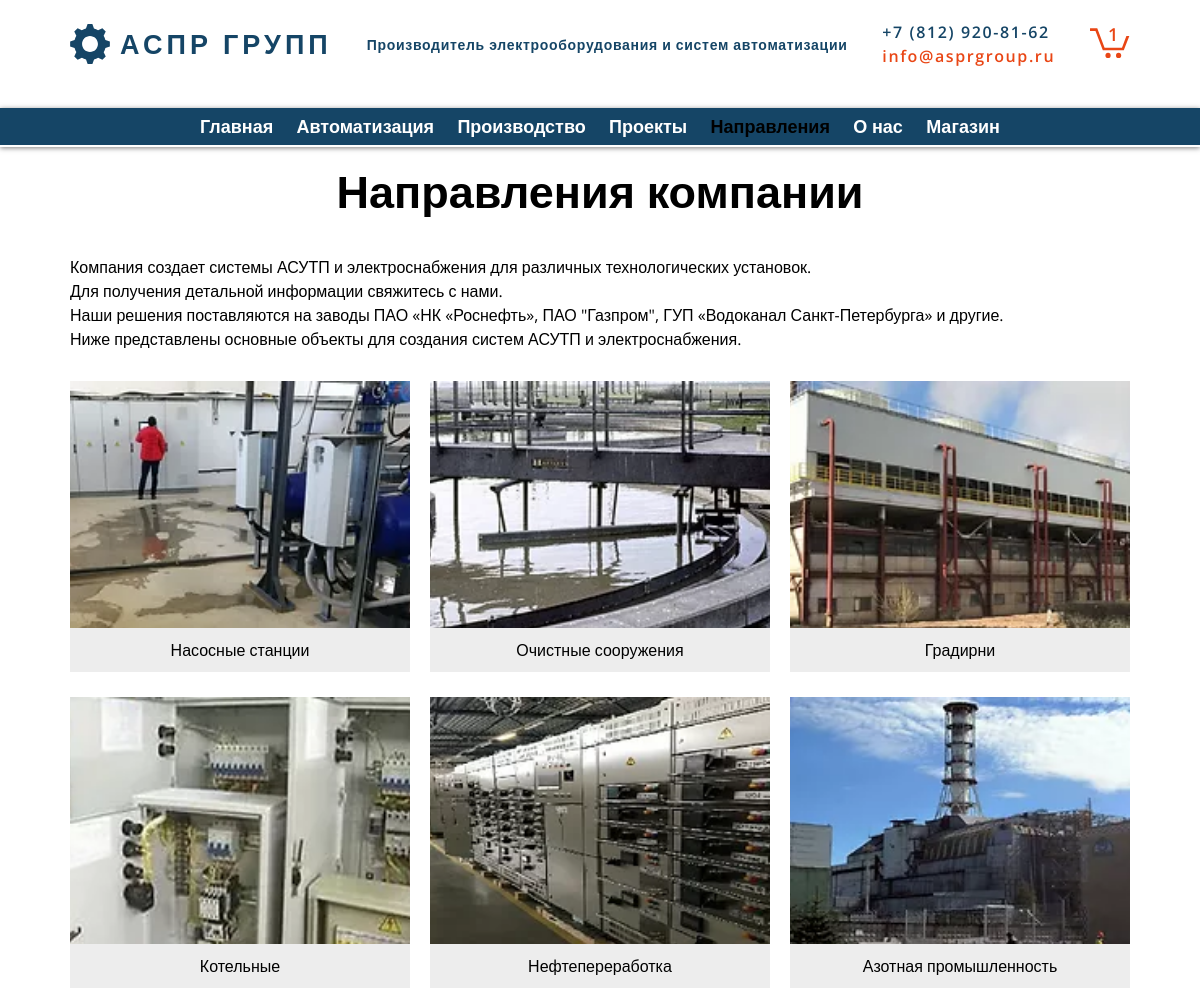
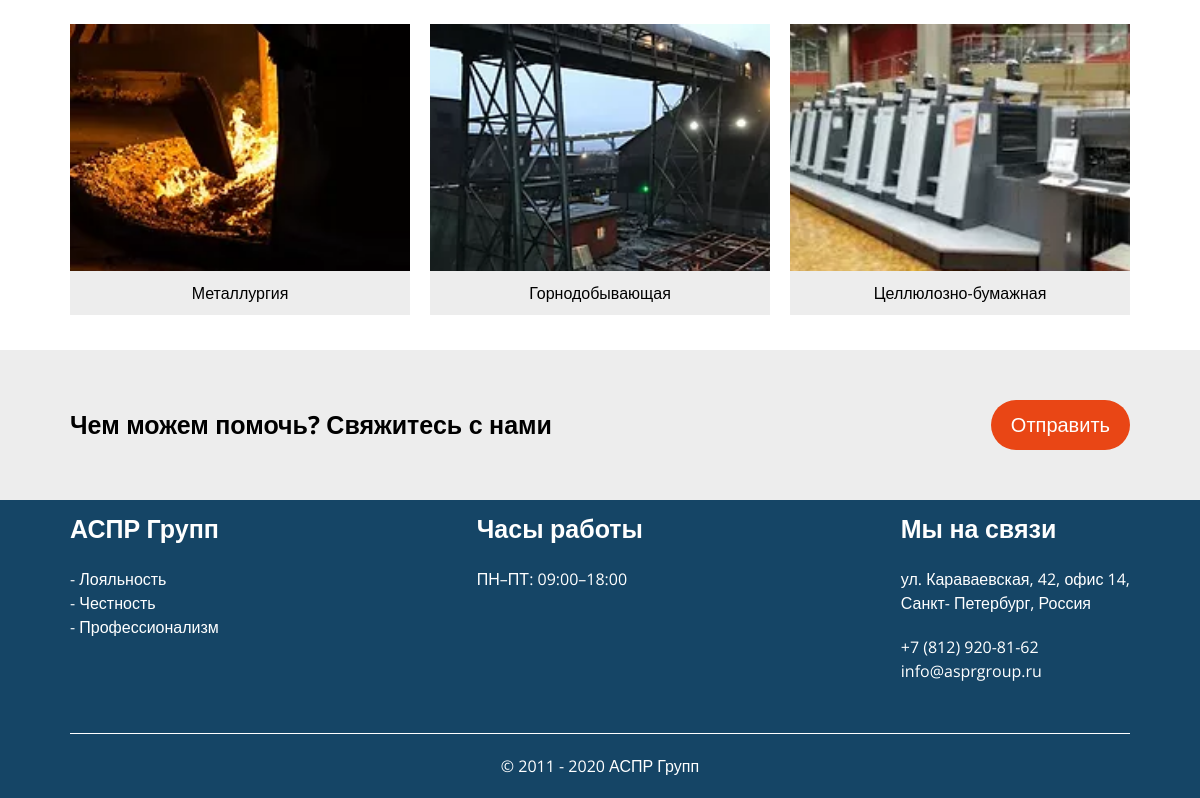
/napravleniya, run on the app's committed database (2 pictures, top to bottom).
### staticPages/models.py (models this page shows, shortened)
class WorkTypePage(models.Model):
    page_title = models.CharField('Заголовок страницы (Тег Titlе)', max_length=255,
                                  default='АСПР Групп | Санкт-Петербург | Промышленная автоматизация')
    page_description = models.TextField('Описание страницы (Тег Description)', blank=True, null=True)
    title = models.CharField('заголовок (H1)', max_length=255, default='Направления компании')
    text = models.TextField('Описание ', default='Компания создает системы АСУТП и электроснабжения для различных технологических установок.<br>'
                                                 'Для получения детальной информации свяжитесь с нами.<br>'
                                                 'Наши решения поставляются на заводы ПАО «НК «Роснефть», ПАО "Газпром", ГУП «Водоканал Санкт-Петербурга» и другие.<br>'
                                                 'Ниже представлены основные объекты для создания систем АСУТП и электроснабжения.')
    class Meta:
        verbose_name = "Страница направления"
        verbose_name_plural = "Страница направления"

class WorkType(models.Model):
    page = models.ForeignKey(WorkTypePage, on_delete=models.SET_NULL, blank=True, null=True, related_name='wortypes')
    image = models.ImageField('Картинка', upload_to='projects/', blank=True, null=True)
    name = models.CharField('Название ', max_length=255, blank=True,null=True)
    class Meta:
        verbose_name = "Направление"
        verbose_name_plural = "Направления"

### staticPages/views.py (the view)
# urls.py: path('napravleniya', views.napravleniya, name='napravleniya'),
def napravleniya(request):
    nap = True
    page_title = 'АСПР Групп | Направления'
    page_description = 'АСПР Групп | Санкт-Петербург | Промышленная автоматизация'
    content = WorkTypePage.objects.all().first()
    return render(request, 'pages/worktype.html', locals())

### templates/pages/worktype.html (shortened to what this page needs)
{% extends 'basic.html' %}
{% load static %}
{% block content %}
    <section>
        <div class="container">
            <h1 class="section-header">{{ content.title }}</h1>
            <p style="margin-bottom: 30px">{{ content.text |safe }}</p>
            <div style="margin-bottom: 70px" class="work-types">
                {% for item in  content.wortypes.all %}
             <div class="work-types-item">
                        <img src="{{ item.image.url }}" alt="">
                        <span>{{ item.name }}</span>
                    </div>
            {% endfor %}
                </div>
        </div>
</section>
<section style="background:#ededed; margin-bottom: 0">
    <div class="container">
        <div class="callback-small">
            <p>Чем можем помочь? Свяжитесь с нами</p>
            <a href="mailto:info@asprgroup.ru" type="submit" class="orange-btn">Отправить</a>
        </div>
    </div>
</section>
{% endblock %}

### static/css/main.css (style rules this page uses)
* { -webkit-box-sizing: border-box; box-sizing: border-box; }
body, div, dl, dt, dd, ul, li, h1, h2, h3, h4, h5, h6, pre, code, form, fieldset, input, textarea, p, blockquote, th, td, menu { margin: 0; padding: 0; }
body { min-height: 100vh; scroll-behavior: smooth; text-rendering: optimizeSpeed; line-height: 1.5; }
fieldset, img, abbr { border: 0; }
h1, h2, h3, h4, h5, h6 { font-size: 100%; font-weight: normal; }
article, aside, details, figcaption, figure, footer, header, hgroup, menu, nav, section { display: block; }
img { max-width: 100%; height: auto; }
a { text-decoration: none; }
body { font-family: 'Open Sans', sans-serif; }
section { margin-bottom: 30px; }
.container { max-width: 1080px; margin: 0 auto; padding: 0 10px; }
.section-header { font-size: 45px; font-weight: bold; text-align: center; margin-bottom: 30px; }
.orange-btn { border: none; background: #E94615; padding: 10px 20px; border-radius: 100px; color: #ffffff; font-size: 20px; cursor: pointer; -webkit-transition: all .2s linear; -o-transition: all .2s linear; transition: all .2s linear; }
.callback-small { display: -webkit-box; display: -ms-flexbox; display: flex; -webkit-box-align: center; -ms-flex-align: center; align-items: center; -webkit-box-pack: justify; -ms-flex-pack: justify; justify-content: space-between; padding: 50px 0; }
.callback-small p { font-size: 25px; font-weight: bold; }
.work-types { display: grid; grid-template-columns: repeat(auto-fill, minmax(300px, 1fr)); grid-column-gap: 20px; grid-row-gap: 60px; }
.work-types-item { position: relative; }
.work-types-item img { width: 100%; height: 250px; -o-object-fit: cover; object-fit: cover; -webkit-transition: opacity .2s linear; -o-transition: opacity .2s linear; transition: opacity .2s linear; }
.work-types-item span { position: absolute; padding: 10px 0; width: 100%; bottom: -35px; display: -webkit-box; display: -ms-flexbox; display: flex; -webkit-box-align: center; -ms-flex-align: center; align-items: center; -webkit-box-pack: center; -ms-flex-pack: center; justify-content: center; background: #ededed; text-align: center; }

### data on the page
WorkTypePage: title "Направления компании", text "Компания создает системы АСУТП и электроснабжения для различных технологических установок. Для получения детальной информации свяжитесь с нами. Наши решения поставляются на заводы ПАО «НК «Роснефть», ПАО \"Газпром\", ГУП «Водоканал Санкт-Петербурга» и другие. Ниже представлены основные объекты для создания систем АСУТП и электроснабжения."
WorkType: image (picture), name "Насосные станции"
WorkType: image (picture), name "Очистные сооружения"
WorkType: image (picture), name "Градирни"
WorkType: image (picture), name "Котельные"
WorkType: image (picture), name "Нефтепереработка"
WorkType: image (picture), name "Азотная промышленность"
WorkType: image (picture), name "Металлургия"
WorkType: image (picture), name "Горнодобывающая"
WorkType: image (picture), name "Целлюлозно-бумажная"
